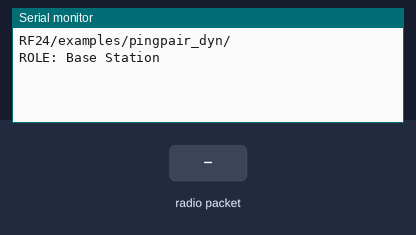
Recording of a sketch running on a simulated Arduino Uno, built with avr-gcc and run on an emulated ATmega328P. Parts: the last lines printed to the serial monitor. The test bench sets the inputs (shaded band). No radio packets arrive unless stated.

Above: at 1.2 s.
1.3 s: radio packet "1" arrives
At 2.5 s:
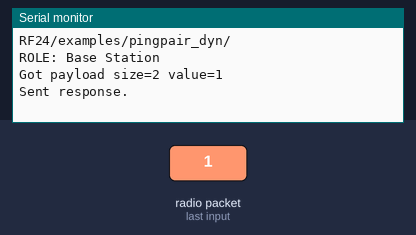
2.8 s: radio packet "0" arrives
At 3.6 s:
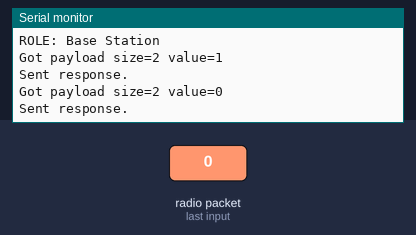
4.3 s: radio packet "2" arrives
At 4.8 s:
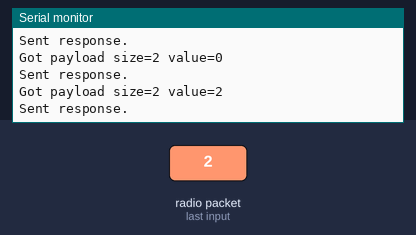

Measured:
- after the input at 1.3 s, the serial monitor: prints a new line at once (image 1)
- after the input at 2.8 s, the serial monitor: prints a new line at once (image 2)
- after the input at 4.3 s, the serial monitor: prints a new line at once (image 3)

The sketch:

Base_Station.ino
```cpp
// (licence header left out)
/**
 * Example using Dynamic Payloads
 *
 * This is an example of how to use payloads of a varying (dynamic) size.
 */

#include <SPI.h>
#include "nRF24L01.h"
#include "RF24.h"
#include "printf.h"

//
// Hardware configuration
//

// Set up nRF24L01 radio on SPI bus plus pins 9 & 10

RF24 radio(9,10);

// sets the role of this unit in hardware.  Connect to GND to be the 'pong' receiver
// Leave open to be the 'ping' transmitter
//const int role_pin = 7;

//
// Topology
//

// Radio pipe addresses for the 2 nodes to communicate.
const uint64_t pipes[2] = { 0xF0F0F0F0E1LL, 0xF0F0F0F0D2LL };

//
// Role management
//
// Set up role.  This sketch uses the same software for all the nodes
// in this system.  Doing so greatly simplifies testing.  The hardware itself specifies
// which node it is.
//
// This is done through the role_pin
//

// The various roles supported by this sketch
typedef enum { role_ping_out = 1, role_pong_back } role_e;

// The debug-friendly names of those roles
const char* role_friendly_name[] = { "invalid", "Ping out", "Base Station"};

// The role of the current running sketch
role_e role;

//
// Payload
//

const int min_payload_size = 4;
const int max_payload_size = 32;
const int payload_size_increments_by = 2;
int next_payload_size = min_payload_size;

char receive_payload[max_payload_size+1]; // +1 to allow room for a terminating NULL char

void setup(void)
{
  //
  // Role
  //

  // set up the role pin
//  pinMode(role_pin, INPUT);
//  digitalWrite(role_pin,HIGH);
//  delay(20); // Just to get a solid reading on the role pin

  // read the address pin, establish our role/
//  if ( digitalRead(role_pin) )
//    role = role_ping_out;
//  else
    role = role_pong_back;

  //
  // Print preamble
  //

  Serial.begin(57600);
  printf_begin();
  printf("\n\rRF24/examples/pingpair_dyn/\n\r");
  printf("ROLE: %s\n\r",role_friendly_name[role]);

  //
  // Setup and configure rf radio
  //

  radio.begin();

  // enable dynamic payloads
  radio.enableDynamicPayloads();

  // optionally, increase the delay between retries & # of retries
  radio.setRetries(15,15);

  //
  // Open pipes to other nodes for communication
  //

  // This simple sketch opens two pipes for these two nodes to communicate
  // back and forth.
  // Open 'our' pipe for writing
  // Open the 'other' pipe for reading, in position #1 (we can have up to 5 pipes open for reading)

  if ( role == role_ping_out )
  {
    radio.openWritingPipe(pipes[0]);
    radio.openReadingPipe(1,pipes[1]);
  }
  else
  {
    radio.openWritingPipe(pipes[1]);
    radio.openReadingPipe(1,pipes[0]);
  }

  //
  // Start listening
  //

  radio.startListening();

  //
  // Dump the configuration of the rf unit for debugging
  //

  radio.printDetails();
}

void loop(void)
{

  //
  // Pong back role.  Receive each packet, dump it out, and send it back
  //

    // if there is data ready
    if ( radio.available() )
    {
      // Dump the payloads until we've gotten everything
      uint8_t len;
      bool done = false;
      while (!done)
      {
        // Fetch the payload, and see if this was the last one.
	len = radio.getDynamicPayloadSize();
	done = radio.read( receive_payload, len );

	// Put a zero at the end for easy printing
	receive_payload[len] = 0;

	// Spew it
	printf("Got payload size=%i value=%s\n\r",len,receive_payload);
      }

      // First, stop listening so we can talk
      radio.stopListening();

      // Send the final one back.
      radio.write( receive_payload, len );
      printf("Sent response.\n\r");

      // Now, resume listening so we catch the next packets.
      radio.startListening();
    }

}
// vim:cin:ai:sts=2 sw=2 ft=cpp
```

printf.h
```cpp
// (licence header left out)
/**
 * @file printf.h
 *
 * Setup necessary to direct stdout to the Arduino Serial library, which
 * enables 'printf'
 */

#ifndef __PRINTF_H__
#define __PRINTF_H__

#ifdef ARDUINO

int serial_putc( char c, FILE * )
{
  Serial.write( c );

  return c;
}

void printf_begin(void)
{
  fdevopen( &serial_putc, 0 );
}

#else
#error This example is only for use on Arduino.
#endif // ARDUINO

#endif // __PRINTF_H__
```
